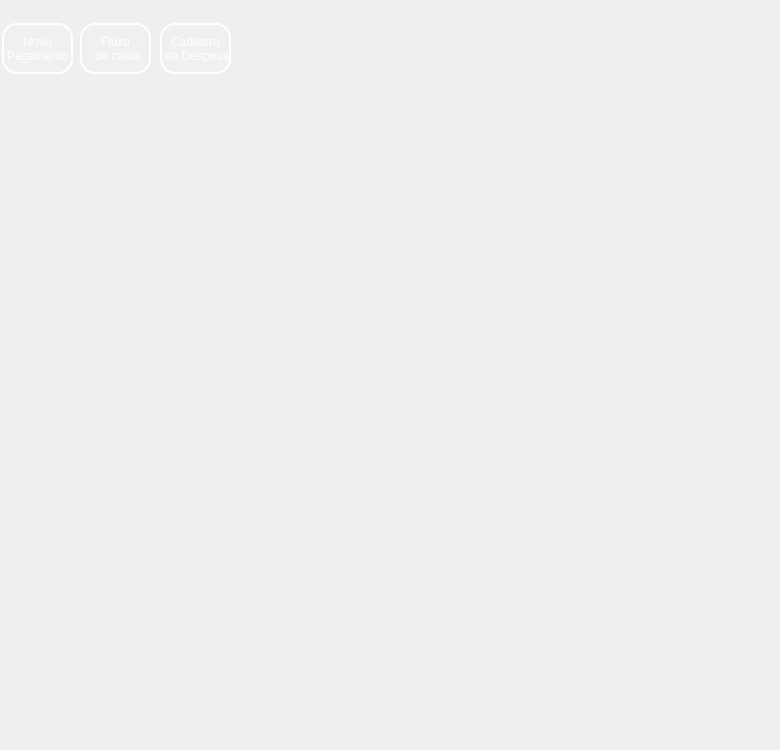
       <widget class="QWidget" name="page_55">
        <widget class="QPushButton" name="bttn_newPayment">
         <property name="geometry">
          <rect>
           <x>2</x>
           <y>23</y>
           <width>71</width>
           <height>51</height>
          </rect>
         </property>
         <property name="styleSheet">
          <string notr="true">QPushButton {
    background-color: rgba(255, 255, 255, 0.5);
    border: 5px solid rgba(255, 255, 255, 0.3); /* Borda branca translúcida */
    color: #333333; /* Texto totalmente opaco */
}

QPushButton:hover {
    background-color: rgba(207, 216, 220, 100);
    border-color:rgba(255, 255, 255,255);
    
}

QPushButton:pressed {
    background-color: #A0B2C8; /* Azul acinzentado */
border-color: #003366; /* Azul escuro */
color: #003366;
}
 QPushButton{border: 2px solid rgba(255, 255, 255, 200);
    border-radius: 15px;
    background-color: rgba(0, 0, 0, 0); /* Totalmente transparente */
    color:rgba(255, 255, 255,255);
 }
/* Efeito ao focar */
QPushButton {
    border: 2px solid rgba(255, 255, 255, 255);
    background-color: rgba(255, 255, 255, 20);
}</string>
         </property>
         <property name="text">
          <string>Novo 
Pagamento</string>
         </property>
        </widget>
        <widget class="QPushButton" name="bttn_cashFlow">
         <property name="geometry">
          <rect>
           <x>80</x>
           <y>23</y>
           <width>71</width>
           <height>51</height>
          </rect>
         </property>
         <property name="styleSheet">
          <string notr="true">QPushButton {
    background-color: rgba(255, 255, 255, 0.5);
    border: 5px solid rgba(255, 255, 255, 0.3); /* Borda branca translúcida */
    color: #333333; /* Texto totalmente opaco */
}

QPushButton:hover {
    background-color: rgba(207, 216, 220, 100);
    border-color:rgba(255, 255, 255,255);
    
}

QPushButton:pressed {
    background-color: #A0B2C8; /* Azul acinzentado */
border-color: #003366; /* Azul escuro */
color: #003366;
}
 QPushButton{border: 2px solid rgba(255, 255, 255, 200);
    border-radius: 15px;
    background-color: rgba(0, 0, 0, 0); /* Totalmente transparente */
    color:rgba(255, 255, 255,255);
 }
/* Efeito ao focar */
QPushButton {
    border: 2px solid rgba(255, 255, 255, 255);
    background-color: rgba(255, 255, 255, 20);
}</string>
         </property>
         <property name="text">
          <string>Fluxo 
 de caixa</string>
         </property>
        </widget>
        <widget class="QPushButton" name="pushButton_30">
         <property name="geometry">
          <rect>
           <x>160</x>
           <y>23</y>
           <width>71</width>
           <height>51</height>
          </rect>
         </property>
         <property name="styleSheet">
          <string notr="true">QPushButton {
    background-color: rgba(255, 255, 255, 0.5);
    border: 5px solid rgba(255, 255, 255, 0.3); /* Borda branca translúcida */
    color: #333333; /* Texto totalmente opaco */
}

QPushButton:hover {
    background-color: rgba(207, 216, 220, 100);
    border-color:rgba(255, 255, 255,255);
    
}

QPushButton:pressed {
    background-color: #A0B2C8; /* Azul acinzentado */
border-color: #003366; /* Azul escuro */
color: #003366;
}
 QPushButton{border: 2px solid rgba(255, 255, 255, 200);
    border-radius: 15px;
    background-color: rgba(0, 0, 0, 0); /* Totalmente transparente */
    color:rgba(255, 255, 255,255);
 }
/* Efeito ao focar */
QPushButton {
    border: 2px solid rgba(255, 255, 255, 255);
    background-color: rgba(255, 255, 255, 20);
}</string>
         </property>
         <property name="text">
          <string>Cadastro 
 de Despesa</string>
         </property>
        </widget>
        <widget class="QWidget" name="widget_6" native="true">
         <property name="geometry">
          <rect>
           <x>-30</x>
           <y>-20</y>
           <width>771</width>
           <height>741</height>
          </rect>
         </property>
         <property name="styleSheet">
          <string notr="true">QWidget {
    background: qradialgradient(
        cx: 0.5, cy: 0.2, radius: 0.8,
        fx: 0.5, fy: 0.2,
        stop: 0 #7FA3A6,  /* Brilho no topo (mais suave) */
        stop: 0.4 #4E7580, /* Azul intermediário mais escuro */
        stop: 0.7 #27425A, /* Azul mais escuro na transição */
        stop: 1 #0A1A30   /* Azul bem escuro na parte inferior */
    );
}
</string>
         </property>
        </widget>
        <zorder>widget_6</zorder>
        <zorder>bttn_newPayment</zorder>
        <zorder>bttn_cashFlow</zorder>
        <zorder>pushButton_30</zorder>
       </widget>
